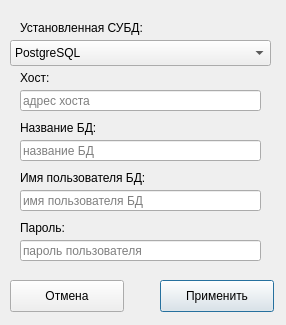
<?xml version="1.0" encoding="UTF-8"?>
<ui version="4.0">
 <class>Settings</class>
 <widget class="QDialog" name="Settings">
  <property name="geometry">
   <rect>
    <x>0</x>
    <y>0</y>
    <width>286</width>
    <height>325</height>
   </rect>
  </property>
  <property name="windowTitle">
   <string>Настройки</string>
  </property>
  <widget class="QPushButton" name="save">
   <property name="geometry">
    <rect>
     <x>160</x>
     <y>280</y>
     <width>114</width>
     <height>32</height>
    </rect>
   </property>
   <property name="text">
    <string>Применить</string>
   </property>
  </widget>
  <widget class="QPushButton" name="cancel">
   <property name="geometry">
    <rect>
     <x>10</x>
     <y>280</y>
     <width>114</width>
     <height>32</height>
    </rect>
   </property>
   <property name="text">
    <string>Отмена</string>
   </property>
  </widget>
  <widget class="QLineEdit" name="hostName">
   <property name="geometry">
    <rect>
     <x>20</x>
     <y>90</y>
     <width>241</width>
     <height>21</height>
    </rect>
   </property>
   <property name="placeholderText">
    <string>адрес хоста</string>
   </property>
  </widget>
  <widget class="QComboBox" name="comboBox">
   <property name="geometry">
    <rect>
     <x>10</x>
     <y>40</y>
     <width>261</width>
     <height>26</height>
    </rect>
   </property>
   <item>
    <property name="text">
     <string>PostgreSQL</string>
    </property>
   </item>
   <item>
    <property name="text">
     <string>MySQL</string>
    </property>
   </item>
   <item>
    <property name="text">
     <string>MSSQL</string>
    </property>
   </item>
  </widget>
  <widget class="QLabel" name="label">
   <property name="geometry">
    <rect>
     <x>20</x>
     <y>20</y>
     <width>161</width>
     <height>16</height>
    </rect>
   </property>
   <property name="text">
    <string>Установленная СУБД:</string>
   </property>
  </widget>
  <widget class="QLineEdit" name="dbName">
   <property name="geometry">
    <rect>
     <x>20</x>
     <y>140</y>
     <width>241</width>
     <height>21</height>
    </rect>
   </property>
   <property name="placeholderText">
    <string>название БД</string>
   </property>
  </widget>
  <widget class="QLineEdit" name="userName">
   <property name="geometry">
    <rect>
     <x>20</x>
     <y>190</y>
     <width>241</width>
     <height>21</height>
    </rect>
   </property>
   <property name="placeholderText">
    <string>имя пользователя БД</string>
   </property>
  </widget>
  <widget class="QLineEdit" name="passName">
   <property name="geometry">
    <rect>
     <x>20</x>
     <y>240</y>
     <width>241</width>
     <height>21</height>
    </rect>
   </property>
   <property name="placeholderText">
    <string>пароль пользователя</string>
   </property>
  </widget>
  <widget class="QLabel" name="label_2">
   <property name="geometry">
    <rect>
     <x>20</x>
     <y>70</y>
     <width>62</width>
     <height>16</height>
    </rect>
   </property>
   <property name="text">
    <string>Хост:</string>
   </property>
  </widget>
  <widget class="QLabel" name="label_3">
   <property name="geometry">
    <rect>
     <x>20</x>
     <y>120</y>
     <width>111</width>
     <height>16</height>
    </rect>
   </property>
   <property name="text">
    <string>Название БД:</string>
   </property>
  </widget>
  <widget class="QLabel" name="label_4">
   <property name="geometry">
    <rect>
     <x>20</x>
     <y>170</y>
     <width>151</width>
     <height>16</height>
    </rect>
   </property>
   <property name="text">
    <string>Имя пользователя БД:</string>
   </property>
  </widget>
  <widget class="QLabel" name="label_5">
   <property name="geometry">
    <rect>
     <x>20</x>
     <y>220</y>
     <width>151</width>
     <height>16</height>
    </rect>
   </property>
   <property name="text">
    <string>Пароль:</string>
   </property>
  </widget>
 </widget>
 <resources/>
 <connections/>
</ui>
